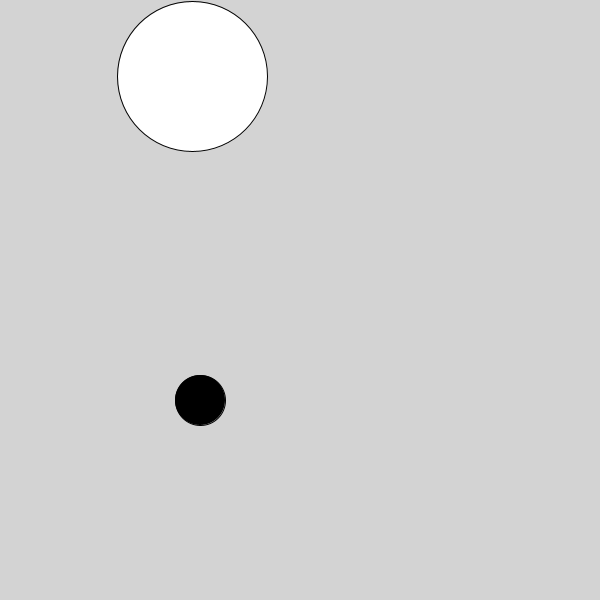
Frame 1 (no input)
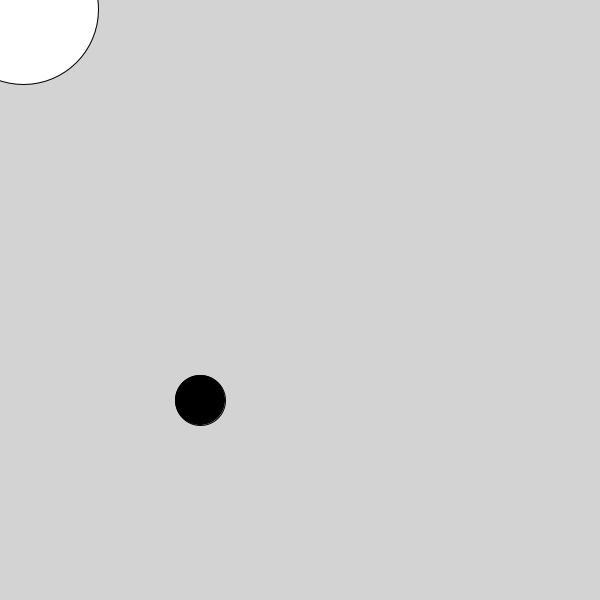
Frame 60 (the mouse pressed at the canvas centre just before this capture)
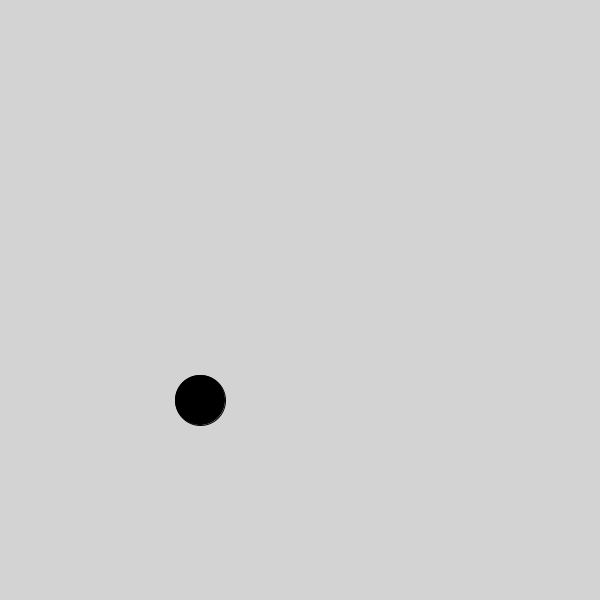
Frame 120 (the mouse held since frame 60 and released just before this capture)

The Processing sketch that drew these frames (run headless with seeded random() and noise(); from frame 60 on, the mouse is pressed at the canvas centre):

// Processing sketch: vector_test
// ── vector_test.pde
Particle p;

PVector mouse;

float n; //previous value of noise

void setup(){
  n = 0.1;
  size(600, 600);
  p = new Particle();
  mouse = new PVector(mouseX, mouseY);
}

void draw(){
  //update the mouse position
  mouse.x = mouseX;
  mouse.y = mouseY;
  
  background(211);
  
  //base to measure hit detection on
  fill(0);
  ellipse(200, 400, 50, 50);
  p.update();
  p.display();

  n += 0.1;
  println(noise(n));
  
}

void keyPressed(){
   if(key == 'b'){
     //do something!
   }
}

class Particle{
  PVector location;
  PVector acceleration;
  PVector velocity;
  int radius;
  
  int topspeed;
  
  Particle(){
    radius = 150;
    location = new PVector(int(random(width/2)), int(random(height/2)));
    velocity = new PVector(0, 0);
    acceleration = new PVector(-0.001, 0.01);
    topspeed = 10;
  }
  
  void update(){
      
    
    //direction
    PVector dir = new PVector(mouse.x - location.x, mouse.y-location.y);
        
    //normalize    
    dir.normalize();
    
    //scale
    dir.mult(0.1);
    
    //accelerate
    acceleration = dir;
    
    if(isHitting()){
      velocity.mult(-1);
    }
    
    velocity.add(acceleration);
    velocity.limit(topspeed);
    location.add(velocity);
    
  }
  
  //need a method to detect if it's hitting something
  boolean isHitting(){
     if (dist(location.x, location.y, 200, 400) < radius-50){
       println("hit");
       return true;
     }
     return false;
  }
  
  void display(){
     fill(255);
     ellipse(location.x, location.y, radius, radius);
  }
}
